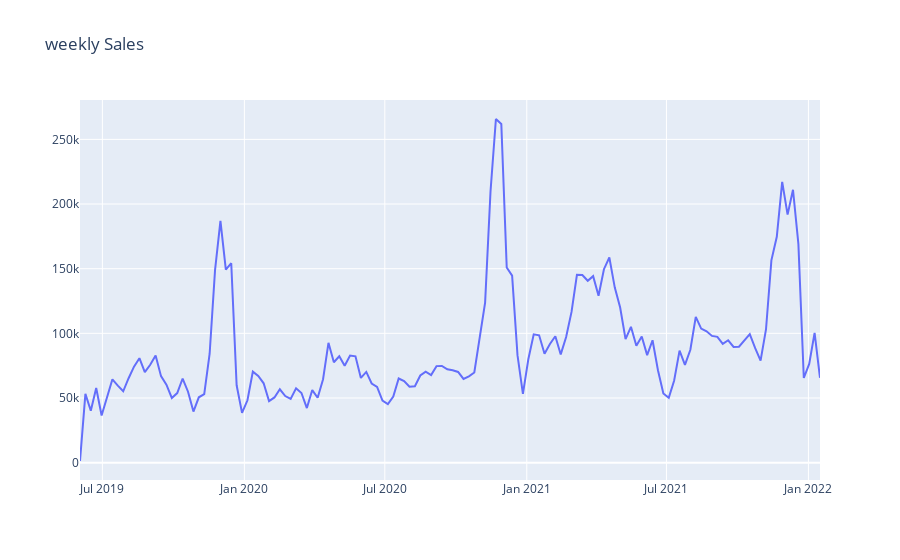

The code cell stored with this chart in its notebook:
### Markdown cell above
Check whether the data is stationary or not

### Code cell
# Check the data to see whether it is stationary or not
plot_data = [
    go.Scatter(
        x=df_w['date'],
        y=df_w['Revenue'],
    )
]
plot_layout = go.Layout(
        title='weekly Sales'
    )
fig = go.Figure(data=plot_data, layout=plot_layout)
pyoff.iplot(fig)

### Figure 1 — Plotly figure (JSON) as saved in the notebook; plotly's stock layout.template omitted (floating-point values rounded to 4 significant figures; data arrays with more than 128 entries replaced by an {"elided": "..."} marker saying what was removed)
{"data": [{"type": "scatter", "x": {"elided": "138 str values"}, "y": {"elided": "138 float values"}}], "layout": {"title": {"text": "weekly Sales"}}}
